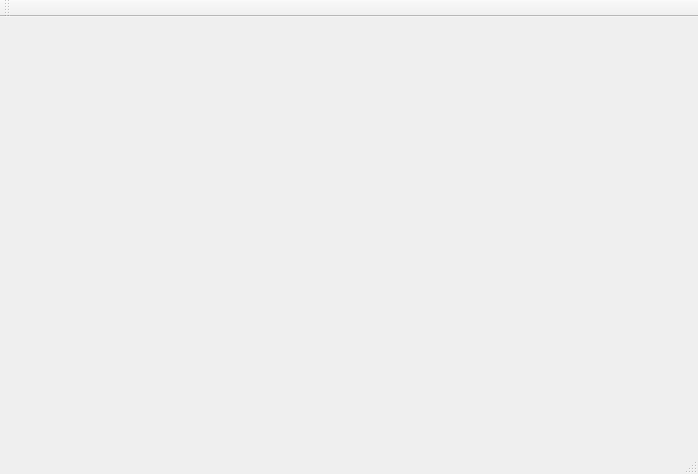
<?xml version="1.0" encoding="UTF-8"?>
<ui version="4.0">
 <class>frame</class>
 <widget class="QMainWindow" name="frame">
  <property name="geometry">
   <rect>
    <x>0</x>
    <y>0</y>
    <width>698</width>
    <height>474</height>
   </rect>
  </property>
  <property name="windowTitle">
   <string>frame</string>
  </property>
  <widget class="QWidget" name="centralWidget"/>
  <widget class="QMenuBar" name="menuBar">
   <property name="geometry">
    <rect>
     <x>0</x>
     <y>0</y>
     <width>698</width>
     <height>21</height>
    </rect>
   </property>
  </widget>
  <widget class="QToolBar" name="mainToolBar">
   <attribute name="toolBarArea">
    <enum>TopToolBarArea</enum>
   </attribute>
   <attribute name="toolBarBreak">
    <bool>false</bool>
   </attribute>
  </widget>
  <widget class="QStatusBar" name="statusBar"/>
 </widget>
 <layoutdefault spacing="6" margin="11"/>
 <resources/>
 <connections/>
</ui>
